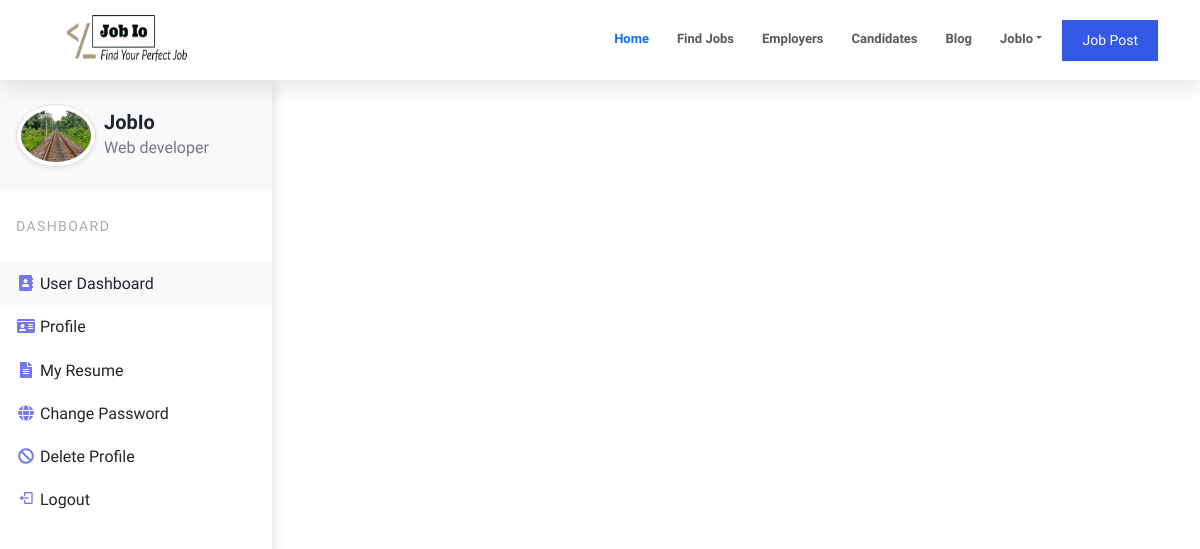
Page /accounts/user-dashboard/ (signed in) on the committed database.
### accounts/models.py (models this page shows, shortened)
class NewUser(AbstractBaseUser, PermissionsMixin):
    email = models.EmailField(_('email address'), unique=True)
    name = models.CharField(max_length=150, blank=True)
    start_date = models.DateTimeField(default=timezone.now)
    about = models.TextField(_('about'),max_length=500, blank=True)
    is_staff = models.BooleanField(default=False)
    is_active = models.BooleanField(default=True)
    objects = CustomAccountManager()
    USERNAME_FIELD = 'email'
    REQUIRED_FIELDS = ['name']
    class Types(models.TextChoices):
        EMPLOYEE = "EMPLOYEE", "Employee"
        EMPLOYER = "EMPLOYER", "Employer"
    default_type = Types.EMPLOYEE
    type = models.CharField(_('Types'), max_length=100, choices=Types.choices, default=default_type)
    def __str__(self) -> str:
        return self.email

class EmployeeProfile(models.Model):
    employee = models.OneToOneField(Employee, on_delete=models.CASCADE)
    profile_pic = models.ImageField(default='profile_pics/default.jpg', upload_to='profile_pics')
    phone_regex = RegexValidator( regex = r'^\d{10}$',message = "phone number should exactly be in 10 digits")
    phone = models.CharField(max_length=255, validators=[phone_regex], blank = True, null=True)
    age = models.SmallIntegerField(null=True, blank=True)
    class Gender(models.TextChoices):
        MALE = "MALE", "Male"
        FEMALE = "FEMALE", "Female"
        OTHER = "OTHER", "Other"
    gender = models.CharField(_("Gender"), max_length=100, choices=Gender.choices, null=True, blank=True)

### accounts/views.py (the view)
# urls.py: path('user-dashboard/', views.profile, name='user-dashboard'),
def profile(request):
    employee = Employee.objects.get(email=request.user)
    context = {'login_form':AuthenticationForm, 'reg_form':EmployeeRegistrationForm, 'reg_employer_form':EmployerRegistrationForm, 'user':employee}
    return render(request, 'accounts/profile.html', context)

### accounts/models.py (called while the page is built)
    def get_queryset(self, *args, **kwargs):
        return super().get_queryset(*args, **kwargs).filter(type=NewUser.Types.EMPLOYEE)

### accounts/templatetags/custom_filters.py (called while the page is built)
def add_class(value, token):
    value.field.widget.attrs['class']=token
    return value

def add_placeholder(value, token):
    value.field.widget.attrs['placeholder']=token
    return value

### templates/accounts/profile.html (shortened to what this page needs)
{% extends 'index.html' %}
{% load static %}
{% load custom_filters %}
{% block head %}
<link rel="stylesheet"  href="{% static 'css/profile.css' %}">
{% endblock head %}
{% block content %}
<div class="vertical-nav bg-white" id="sidebar">
    <div class="py-4 px-3 mb-4 bg-light">
        <div class="media d-flex align-items-center">
            <img loading="lazy" src="{{ user.employeeprofile.profile_pic.url }}" alt="..." width="80" height="80"
                class="mr-3 rounded-circle img-thumbnail shadow-sm">
            <div class="media-body">
                <h5 class="m-0 mx-2">{{user.name}}</h5>
                <p class="font-weight-normal text-muted mx-2 mb-0">Web developer</p>
            </div>
        </div>
    </div>
    <p class="text-gray font-weight-bold text-uppercase px-3 small pb-4 mb-0">Dashboard</p>
    <ul class="nav flex-column bg-white mb-0">
        <li class="nav-item">
            <a href="#" class="nav-link text-dark bg-light">
                <i class="fa fa-address-book mr-3 text-primary fa-fw"></i>
                User Dashboard
            </a>
        </li>
        <li class="nav-item">
            <a href="#" class="nav-link text-dark">
                <i class="fa fa-id-card mr-3 text-primary fa-fw"></i>
                Profile
            </a>
        </li>
        <li class="nav-item">
            <a href="#" class="nav-link text-dark">
                <i class="fas fa-file-alt mr-3 text-primary fa-fw"></i>
                My Resume
            </a>
        </li>
        <li class="nav-item">
            <a href="#" class="nav-link text-dark">
                <i class="fa fa-globe text-primary fa-fw"></i>
                Change Password
            </a>
        </li>
        <li class="nav-item">
            <a href="#" class="nav-link text-dark">
                <i class="fa fa-ban text-primary fa-fw"></i>
                Delete Profile
            </a>
        </li>
        <li class="nav-item">
            <a href="#" class="nav-link text-dark">
                <i class='bx bx-log-out text-primary fa-fw'></i>
                logout
            </a>
        </li>
    </ul>
    {% endblock content %}

### templates/index.html (shortened to what this page needs)
<!DOCTYPE html>
<html lang="en">
{% load custom_filters %}
{% load static %}
<head>
    <link rel="stylesheet" href="https://cdnjs.cloudflare.com/ajax/libs/bootswatch/5.1.3/zephyr/bootstrap.css"
 />
    <link rel="stylesheet" href="https://cdnjs.cloudflare.com/ajax/libs/bootswatch/5.1.3/zephyr/bootstrap.min.css"
 />
    <link href='https://unpkg.com/boxicons@2.0.9/css/boxicons.min.css' rel='stylesheet'>
    <link rel="stylesheet" href="https://stackpath.bootstrapcdn.com/font-awesome/4.7.0/css/font-awesome.min.css">
    <link href="https://cdnjs.cloudflare.com/ajax/libs/font-awesome/5.13.0/css/all.min.css" rel="stylesheet">
    <link rel="stylesheet" href="{% static 'css/style.css' %}">
    {% block head %}{% endblock head %}
</head>
<body>
    <nav class="navbar navbar-expand-lg sticky-top navbar-light bg-white">
        <div class="container">
            <a class="navbar-brand" href="{% url 'index' %}">
                <img src="{% static 'images/logo/Job Io_croped_tra.png' %}" height="60px" width="170px" alt="logo">
            </a>
            <div class="collapse navbar-collapse my-2" id="navbarColor03">
                <ul class="navbar-nav ms-auto">
                    <li class="nav-item">
                        <a class="nav-link my-2 active" href="#home">Home
                        </a>
                    </li>
                    <li class="nav-item">
                        <a class="nav-link my-2" href="#services">Find Jobs</a>
                    </li>
                    <li class="nav-item">
                        <a class="nav-link my-2" href="#">Employers</a>
                    </li>
                    <li class="nav-item">
                        <a class="nav-link my-2" href="#">Candidates</a>
                    </li>
                    <li class="nav-item">
                        <a class="nav-link my-2" href="#">Blog</a>
                    </li>
                    {% if user.is_authenticated %}
                    <li class="nav-item dropdown">
                        <a class="nav-link my-2 dropdown-toggle" data-bs-toggle="dropdown" href="#" role="button"
                            aria-haspopup="true" aria-expanded="false">{{user.name}}</a>
                    </li>
                    {% else %}
                </ul>
                <button class="btn btn-outline-primary py-2 me-2" data-bs-toggle="modal"
                    data-bs-target="#LoginSignUp">Login / Register</button>
                {% endif %}
                <button class="btn btn-primary py-2">Job Post</button>
            </div>
        </div>
    </nav>
    {% block content %}{% endblock content %}
</body>
</html>

### static/css/style.css (style rules this page uses)
:root { --primary: #0d6efd; --dark: #21252f; --body: #888; --white: #ffffff; --box-shadow: 0 8px 22px rgba(0, 0, 0, 0.1); }
body { font-family: "Sora", sans-serif; line-height: 1.7; color: var(--body); }
h1, h2, h3, h4, h5, h6, .display-4 { color: var(--dark); font-weight: 700; }
.navbar { padding: 5px; box-shadow: var(--box-shadow); }
.navbar .nav-link { font-size: 13px; font-weight: 700; padding: 0; }
.navbar-expand-lg .navbar-nav .nav-link { padding-left: 0; }
a { color: var(--dark); text-decoration: none; }
.navbar-light .nav-link.active { color: var(--primary) !important; }
.navbar-light .navbar-nav .nav-link.active { background-color: #ffffff; }
.btn { padding: 14px 18px; border-width: 2px; border-radius: 0; }

### static/css/profile.css (style rules this page uses)
body { min-height: 100vh; overflow-x: hidden; }
.vertical-nav { min-width: 17rem; width: 17rem; height: 100vh; position: fixed; top: 5rem; left: 0; box-shadow: 3px 3px 10px rgba(0, 0, 0, 0.1); transition: all 0.4s; }
.text-uppercase { letter-spacing: 0.1em; }
.text-gray { color: #aaa; }
.nav-link { text-transform: capitalize; }
.text-primary { color: #7579e7 !important; }

### rows in the picture
NewUser: name "JobIo", employeeprofile.profile_pic (picture)
